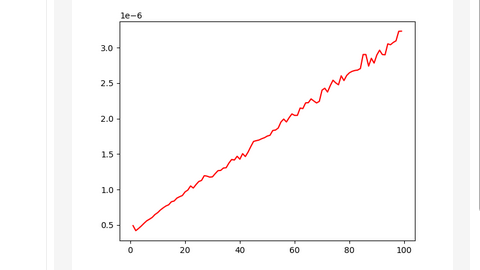
#> input picture Image/photo.png, 480 x 270 px
$ python decouperImage.py
#> lines starting #> are read from the running program, lines starting #| are printed output that depends on the picture
from PIL import Image, ImageDraw

img = Image.open("photo.png")
#> img is the input picture: PIL image 480x270 RGBA; mean R, G, B, A 251.9, 250.7, 250.7, 255
partie = img.crop((50, 30, 200, 150))
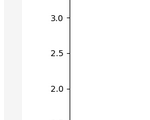
#> partie: PIL image 150x120 RGBA; mean R, G, B, A 251.4, 251.4, 251.4, 255

img.paste(partie, (10, 30))
p=img.getpixel((10, 30))
#> p = (255, 255, 255, 255)
print(p)
#| (255, 255, 255, 255)
